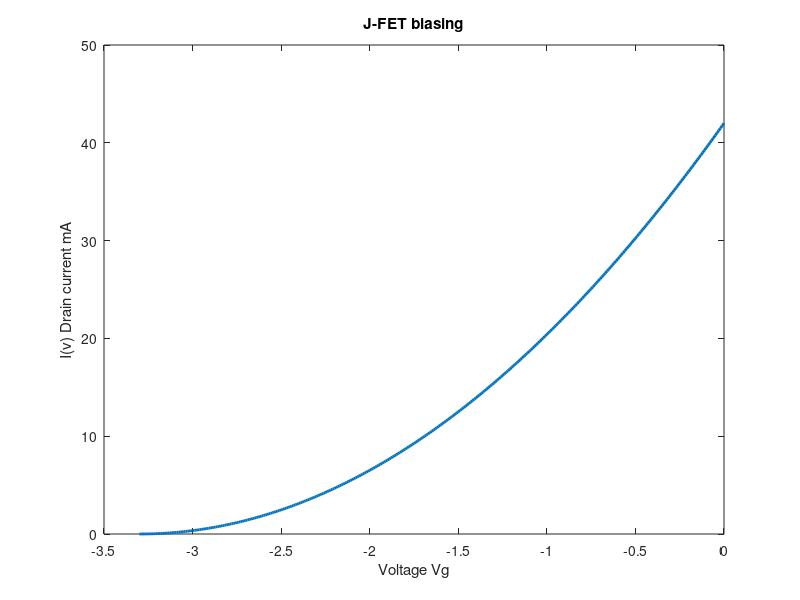

The MATLAB script that drew this image: (Note: this script raises an error after producing the figure.)
% j-fet simulations and calculations.
% from http://www.qrp.pops.net/fetbias.asp

Vp = -3.3 ; % volt (negative for N channel)
Idss = 42; % milliamperes
Id = 1 ;% selected bias point mA


V = Vp:0.01:0;

a = V/Vp;
I = Idss * (1-a).^2;

figure(1);
plot(V,I,'linewidth',2);
xlabel('Voltage Vg');
ylabel('I(v) Drain current mA');
title('J-FET biasing');
xkcdify(gca)
Ida = Id *10^-3;
Idssa = Idss *10^-3;

Rs = Vp/Ida*(sqrt(Ida/Idssa)-1)

[x,y] = min(abs(I-Id)); % creative approach to finding Vgs and its point in the vector
Vgs = V(y);

Gm = 2*(Idssa/Vp)*(1-(Vgs/Vp))

%plot Gm with different Vgs
Gma = 2.*(Idssa./Vp).*(1-(V./Vp));
figure(2);
plot(V,Gma,'linewidth',2);
xlabel('Voltage Vgs');
ylabel('Gm (Siemens)');
title('J-FET transconductance');
xkcdify(gca)
